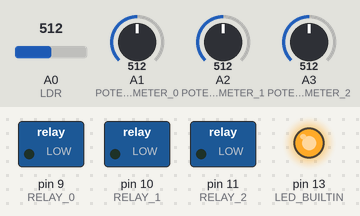
A sketch run on a simulated Arduino Uno, built with avr-gcc and run on an emulated ATmega328P. Parts: switched loads named in the sketch (green lamp = pin HIGH), output pins drawn as LEDs (lit = HIGH). Inputs (shaded band) come from the test bench; at power-on: A1 (POTENTIOMETER_0) = 512, A2 (POTENTIOMETER_1) = 512, A3 (POTENTIOMETER_2) = 512, A0 (LDR) = 512.

Above: at 3.9 s.
4.0 s: A1 (POTENTIOMETER_0) set to 529
5.5 s: A1 (POTENTIOMETER_0) set to 551
At 6.1 s:
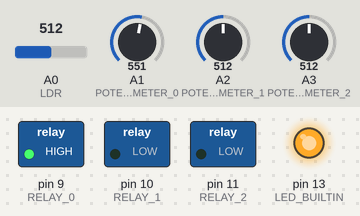
7.0 s: A2 (POTENTIOMETER_1) set to 531
8.5 s: A2 (POTENTIOMETER_1) set to 557
At 8.9 s:
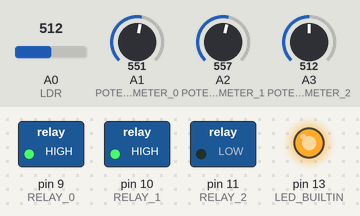
10.0 s: A3 (POTENTIOMETER_2) set to 530
11.5 s: A3 (POTENTIOMETER_2) set to 555
At 12.9 s:
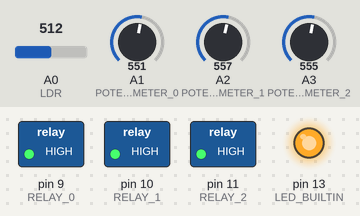
Timing chart, 0 to 14.0 s (numbered marks = the images above; inputs shaded):
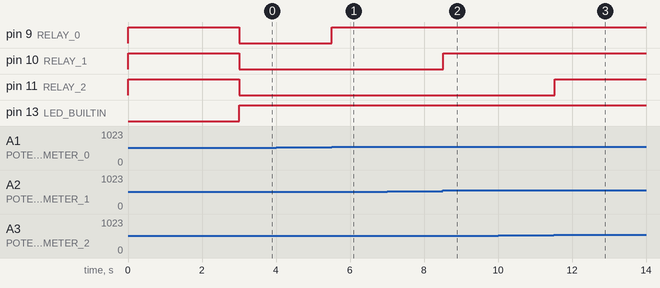

The sketch:

Lumina.ino
```cpp
/**
 * The Light Dependant Resistor
 * analog input pin.
 *
 * [A0] (Analog-Number) are constants, depending on how many
 * analog input your chip supports. M328P-PU has 6 in total.
 *
 * @var int
 */
const int LDR = A0;

/**
 * Potentiometer input pin number.
 * Being the lowest, this potentiometer
 * controls the first light limit.
 *
 * @var int
 */
const int POTENTIOMETER_0 = A1;

/**
 * Potentiometer input pin number.
 * Being the mid, this potentiometer
 * controls the second light limit.
 *
 * @var int
 */
const int POTENTIOMETER_1 = A2;

/**
 * Potentiometer input pin number.
 * Being the highest, this potentiometer
 * controls the third light limit.
 *
 * @var int
 */
const int POTENTIOMETER_2 = A3;

/**
 * Relay output pin number.
 * Being the lowest, this relay controls the first light
 * (Ranging from Most Light to Least Light [Day - Night]).
 *
 * @var int
 */
const int RELAY_0 = 9;

/**
 * Relay output pin number.
 * Being the mid, this relay controls the second light
 * (Ranging from Most Light to Least Light [Day - Night]).
 *
 * @var int
 */
const int RELAY_1 = 10;

/**
 * Relay output pin number.
 * Being the highest, this relay controls the third light
 * (Ranging from Most Light to Least Light [Day - Night]).
 *
 * @var int
 */
const int RELAY_2 = 11;

/**
 * Relay status.
 *
 * @var string
 */
boolean RELAY_0_STATUS = false;

/**
 * Relay status.
 *
 * @var string
 */
boolean RELAY_1_STATUS = false;

/**
 * Relay status.
 *
 * @var string
 */
boolean RELAY_2_STATUS = false;

/**
 * The main reference to calculate between
 * three levels of light.
 *
 * @var int
 */
int LIGHT_POINT_0 = 600;

/**
 * The main reference to calculate between
 * three levels of light.
 *
 * @var int
 */
int LIGHT_POINT_1 = 300;

/**
 * The main reference to calculate between
 * three levels of light.
 *
 * @var int
 */
int LIGHT_POINT_2 = 150;

/**
 * The light limit margin is a number
 * in which the main light point will oscilate
 *
 * Example:
 * If light point is 512 (half the max) then:
 * 512 + 50 AND 512 - 15 would be an appropriate condition.
 *
 * @var int
 */
int LIGHT_LIMIT_MARGIN = 30;

/**
 * The frequency the system will work at.
 *
 * @var int
 */
const int readFrequency = 100; // Milliseconds.

/**
 * The system status led.
 * turns on as long as the system has energy to do so.
 *
 * @var int
 */
const int SYSTEM_STATUS_LED = 13;

/**
 * LDR read global value.
 *
 * @var int.
 */
int LightIntensity = 0;

/**
 * Stores the system startup check status.
 * Should only trigger ONCE after you turn on
 * your system.
 *
 * @var boolean.
 */
boolean SYSTEM_VERIFIED = false;

/**
 * Reads the LDR (Light Dependant Resistor).
 *
 * @return void
 */
int readLDR()
{
  return LightIntensity = analogRead(LDR);
}

/**
 * Sets the light points from User input.
 *
 * @return void
 */
void setTriggerBoundaries()
{
	LIGHT_POINT_0 = analogRead(POTENTIOMETER_0);
	LIGHT_POINT_1 = analogRead(POTENTIOMETER_1);
	LIGHT_POINT_2 = analogRead(POTENTIOMETER_2);
}

/**
 * Turns ON or OFF the relay and stores
 * the relay status in a global variable.
 *
 * @param  string status ON or OFF
 * @return void
 */
void switchRelay0(boolean status)
{
	if (status)
	{
		digitalWrite(RELAY_0, HIGH);
	}
	else if (!status)
	{
		digitalWrite(RELAY_0, LOW);
	}

	RELAY_0_STATUS = status;
}

/**
 * Turns ON or OFF the relay and stores
 * the relay status in a global variable.
 *
 * @param  string status ON or OFF
 * @return void
 */
void switchRelay1(boolean status)
{
	if (status)
	{
		digitalWrite(RELAY_1, HIGH);
	}
	else if (!status)
	{
		digitalWrite(RELAY_1, LOW);
	}

	RELAY_1_STATUS = status;
}

/**
 * Turns ON or OFF the relay and stores
 * the relay status in a global variable.
 *
 * @param  string status ON or OFF
 * @return void
 */
void switchRelay2(boolean status)
{
	if (status)
	{
		digitalWrite(RELAY_2, HIGH);
	}
	else if (!status)
	{
		digitalWrite(RELAY_2, LOW);
	}

	RELAY_2_STATUS = status;
}


/**
 * Calculates the point where the light
 * must turn off based on the declared
 * margin (constant of 50 units).
 *
 * @param  int light_point
 * @return int
 */
int offLimit(int light_point)
{
	return light_point + LIGHT_LIMIT_MARGIN;
}

/**
 * Calculates the point where the light
 * must turn on based on the declared
 * margin (constant of 50 units).
 *
 * @param  int light_point
 * @return int
 */
int onLimit(int light_point)
{
	return light_point - LIGHT_LIMIT_MARGIN;
}

/**
 * Performs system check.
 * Turns on LEDs and Relays to have feedback if they work.
 *
 * @return void
 */
void systemCheck()
{
	if (SYSTEM_VERIFIED)
	{
		return;
	}

	digitalWrite(LED_BUILTIN, LOW);
	switchRelay0(true);
	switchRelay1(true);
	switchRelay2(true);

	delay(3000);

	digitalWrite(LED_BUILTIN, HIGH);
	switchRelay0(false);
	switchRelay1(false);
	switchRelay2(false);

	SYSTEM_VERIFIED = true;
}

/**
 * System Setup.
 *
 * @return void
 */
void setup()
{
	pinMode(LED_BUILTIN, OUTPUT);
	pinMode(RELAY_0, OUTPUT);
	pinMode(RELAY_1, OUTPUT);
	pinMode(RELAY_2, OUTPUT);

	Serial.begin(9600);
}

/**
 * Main loop.
 *
 * @return void
 */
void loop()
{
	systemCheck();
	readLDR();
	setTriggerBoundaries();

	if (LIGHT_POINT_0 < 10)
	{
		switchRelay0(false);
	}
	else if (LIGHT_POINT_0 > 1013)
	{
		switchRelay0(true);
	}
	else
	{
		// Turns on or off first light.
		if (LightIntensity > offLimit(LIGHT_POINT_0) && RELAY_0_STATUS)
		{
			switchRelay0(false);
		}
		else if (LightIntensity < onLimit(LIGHT_POINT_0) && !RELAY_0_STATUS)
		{
			switchRelay0(true);
		}
	}

	if (LIGHT_POINT_1 < 10)
	{
		switchRelay1(false);
	}
	else if (LIGHT_POINT_1 > 1013)
	{
		switchRelay1(true);
	}
	else
	{
		// Turns on or off second light.
		if (LightIntensity > offLimit(LIGHT_POINT_1) && RELAY_1_STATUS)
		{
			switchRelay1(false);
		}
		else if (LightIntensity < onLimit(LIGHT_POINT_1) && !RELAY_1_STATUS)
		{
			switchRelay1(true);
		}
	}

	if (LIGHT_POINT_2 < 10)
	{
		switchRelay2(false);
	}
	else if (LIGHT_POINT_2 > 1013)
	{
		switchRelay2(true);
	}
	else
	{
		// Turns on or off third light.
		if (LightIntensity > offLimit(LIGHT_POINT_2) && RELAY_2_STATUS)
		{
			switchRelay2(false);
		}
		else if (LightIntensity < onLimit(LIGHT_POINT_2) && !RELAY_2_STATUS)
		{
			switchRelay2(true);
		}
	}

	delay(readFrequency);
}
```

Measured:
- the behaviour switches between 542 and 543 on A1 (POTENTIOMETER_0) (found by bisection; images 0 and 1)
- the behaviour switches between 542 and 543 on A2 (POTENTIOMETER_1) (found by bisection; images 1 and 2)
- the behaviour switches between 542 and 543 on A3 (POTENTIOMETER_2) (found by bisection; images 2 and 3)
- after the input at 4.0 s, every drawn part: stays the same
- after the input at 5.5 s, pin 9 (RELAY_0): LOW → HIGH at once
- after the input at 7.0 s, every drawn part: stays the same
- after the input at 8.5 s, pin 10 (RELAY_1): LOW → HIGH at once
- after the input at 10.0 s, every drawn part: stays the same
- after the input at 11.5 s, pin 11 (RELAY_2): LOW → HIGH at once
